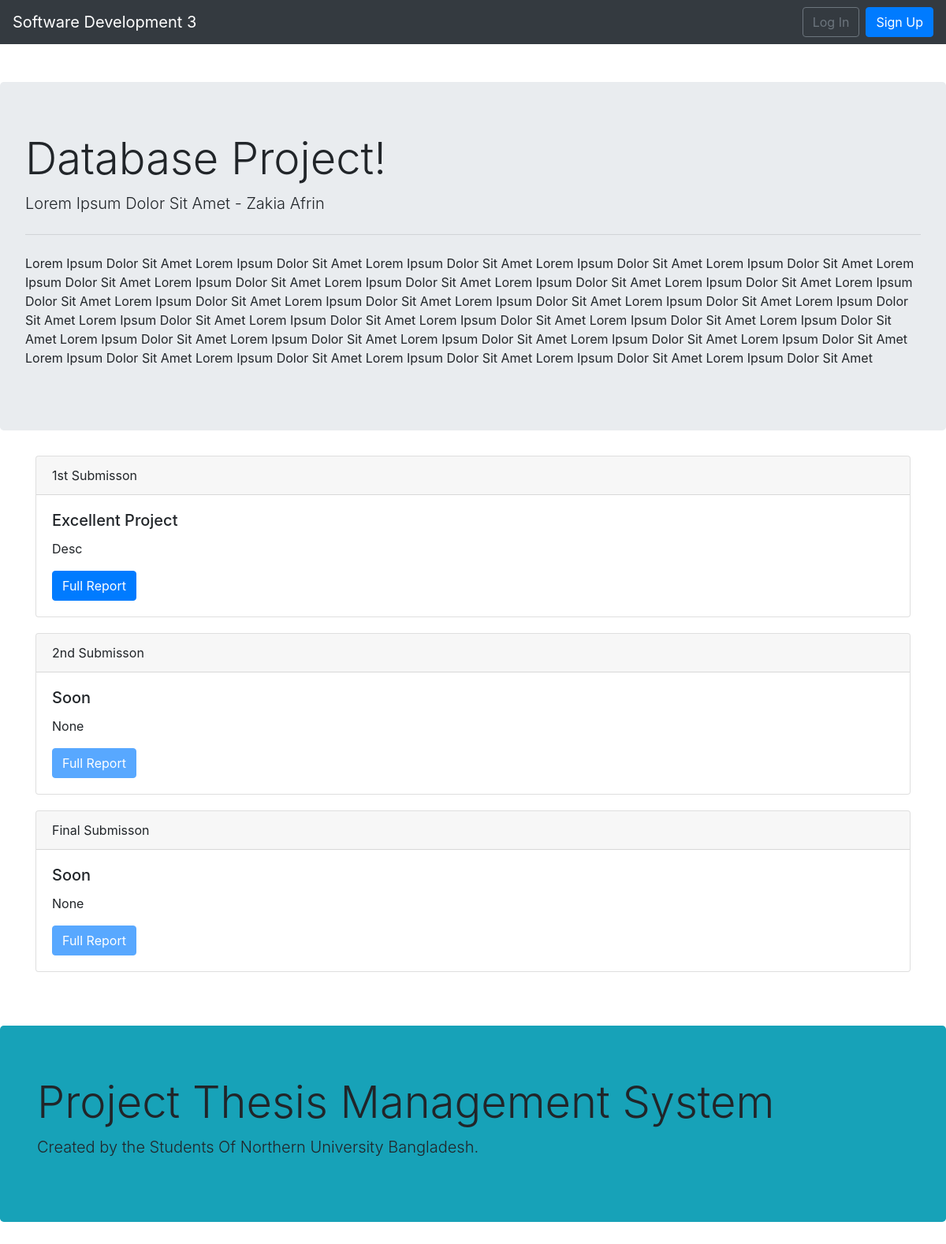
The page /student/5/ on the database its author committed.
### home/models.py (models this page shows, shortened)
class ProjectModel(models.Model):
    student_key = models.OneToOneField(
        'auth.user',
        on_delete=models.CASCADE,
        primary_key=True,
    )
    title = models.CharField(max_length=255)
    subtitle = models.CharField(max_length=255, null=True)
    teacher = models.CharField(
        max_length=255,
        default="",
        null=True,
        blank=True
    )
    description = models.TextField()
    first_def_title = models.CharField(max_length=255, default="Soon")
    first_def_time = models.DateField(null=True, blank=True)
    first_def_desc = models.TextField(default="", null=True, blank=True)
    mid_def_title = models.CharField(max_length=255, default="Soon")
    mid_def_time = models.DateField(null=True, blank=True)
    mid_def_desc = models.TextField(default="", null=True, blank=True)
    final_def_title = models.CharField(max_length=255, default="Soon")
    final_def_time = models.DateField(null=True, blank=True)
    final_def_desc = models.TextField(default="", null=True, blank=True)

### home/views.py (the view)
# urls.py: path('student/<int:pk>/', ProfileView.as_view(), name='profile'),
class ProfileView(DetailView):
    model = ProjectModel
    context_object_name = 'project'
    template_name = 'student/student_home.html'

### templates/student/student_home.html
{% extends 'base.html' %}
{% block content %}
<div class="jumbotron">
    <h1 class="display-4">{{ project.title }}!</h1>
    <p class="lead">{{ project.subtitle }} - {{ project.teacher }}</p>
    <hr class="my-4">
    <p>{{ project.description }}</p>
</div>
<div class="container">
    <div class="card" style="margin-bottom: 20px;">
        <div class="card-header">
            1st Submisson
        </div>
        <div class="card-body">
            <h5 class="card-title">{{ project.first_def_title }}</h5>
            {% if project.first_def_title == "Soon" %}
            <p class="card-text">{{ project.first_def_time }}</p>
            <a href="#" class="btn btn-primary disabled" disabled>Full Report</a>
            {% else %}
            <p class="card-text">{{ project.first_def_desc }}</p>
            <a href="#" class="btn btn-primary">Full Report</a>
            {% endif %}
        </div>
    </div>
    <div class="card" style="margin-bottom: 20px;">
        <div class="card-header">
            2nd Submisson
        </div>
        <div class="card-body">
            <h5 class="card-title">{{ project.mid_def_title }}</h5>
            {% if project.mid_def_title == "Soon" %}
            <p class="card-text">{{ project.mid_def_time }}</p>
            <a href="#" class="btn btn-primary disabled" disabled>Full Report</a>
            {% else %}
            <p class="card-text">{{ project.mid_def_desc }}</p>
            <a href="#" class="btn btn-primary">Full Report</a>
            {% endif %}
        </div>
    </div>
    <div class="card" style="margin-bottom: 20px;">
        <div class="card-header">
            Final Submisson
        </div>
        <div class="card-body">
            <h5 class="card-title">{{ project.final_def_title }}</h5>
            {% if project.final_def_title == "Soon" %}
            <p class="card-text">{{ project.final_def_time }}</p>
            <a href="#" class="btn btn-primary disabled" disabled>Full Report</a>
            {% else %}
            <p class="card-text">{{ project.final_def_desc }}</p>
            <a href="#" class="btn btn-primary">Full Report</a>
            {% endif %}
        </div>
    </div>
</div>
{% endblock content %}

### rows shown on the page
ProjectModel: title "Database Project", subtitle "Lorem Ipsum Dolor Sit Amet", teacher "Zakia Afrin", description "Lorem Ipsum Dolor Sit Amet Lorem Ipsum Dolor Sit Amet Lorem Ipsum Dolor Sit Amet Lorem Ipsum Dolor Sit Amet Lorem Ipsum Dolor Sit Amet Lorem Ipsum Dolor Sit Amet Lorem Ipsum Dolor Sit Amet Lorem Ipsum Dolor Sit Amet Lorem Ipsum Dolor Sit Amet Lorem Ipsum Dolor Sit Amet Lorem Ipsum Dolor Sit Amet Lorem Ipsum Dolor Sit Amet Lorem Ipsum Dolor Sit Amet Lorem Ipsum Dolor Sit Amet Lorem Ipsum Dolor Sit Amet Lorem Ipsum Dolor Sit Amet Lorem Ipsum Dolor Sit Amet Lorem Ipsum Dolor Sit Amet Lorem Ipsum Dolor Sit Amet Lorem Ipsum Dolor Sit Amet Lorem Ipsum Dolor Sit Amet Lorem Ipsum Dolor Sit Amet Lorem Ipsum Dolor Sit Amet Lorem Ipsum Dolor Sit Amet Lorem Ipsum Dolor Sit Amet Lorem Ipsum Dolor Sit…", first_def_title "Excellent Project", first_def_desc "Desc", mid_def_title "Soon", mid_def_time "None", final_def_title "Soon", final_def_time "None"
